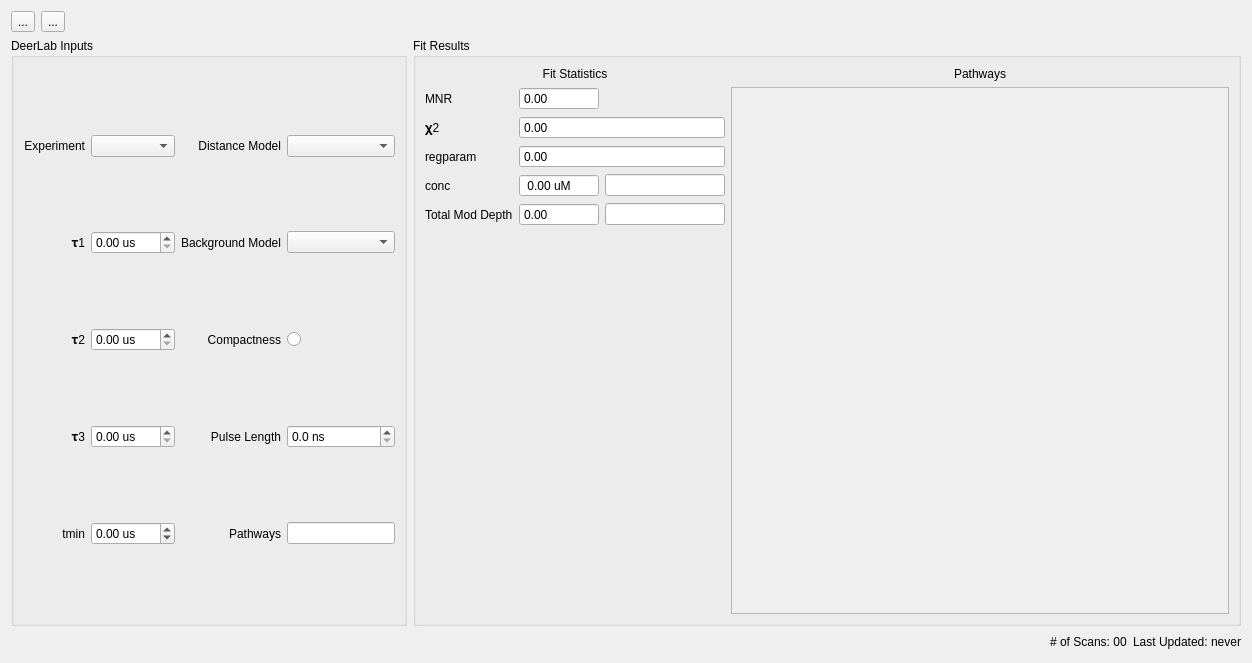
<?xml version="1.0" encoding="UTF-8"?>
<ui version="4.0">
 <class>MainLayout</class>
 <widget class="QWidget" name="MainLayout">
  <property name="geometry">
   <rect>
    <x>0</x>
    <y>0</y>
    <width>1252</width>
    <height>663</height>
   </rect>
  </property>
  <property name="windowTitle">
   <string>Form</string>
  </property>
  <layout class="QVBoxLayout" name="verticalLayout" stretch="0,0,1,0">
   <item>
    <layout class="QHBoxLayout" name="horizontalLayout_2">
     <item>
      <widget class="QToolButton" name="Loadfile">
       <property name="text">
        <string>...</string>
       </property>
      </widget>
     </item>
     <item>
      <widget class="QToolButton" name="Refresh_analysis">
       <property name="text">
        <string>...</string>
       </property>
      </widget>
     </item>
     <item>
      <spacer name="horizontalSpacer">
       <property name="orientation">
        <enum>Qt::Horizontal</enum>
       </property>
       <property name="sizeHint" stdset="0">
        <size>
         <width>40</width>
         <height>20</height>
        </size>
       </property>
      </spacer>
     </item>
    </layout>
   </item>
   <item>
    <layout class="QHBoxLayout" name="horizontalLayout">
     <item>
      <widget class="QGroupBox" name="groupBox">
       <property name="title">
        <string>DeerLab Inputs</string>
       </property>
       <layout class="QGridLayout" name="gridLayout">
        <item row="0" column="0">
         <widget class="QLabel" name="label">
          <property name="text">
           <string>Experiment</string>
          </property>
          <property name="alignment">
           <set>Qt::AlignRight|Qt::AlignTrailing|Qt::AlignVCenter</set>
          </property>
         </widget>
        </item>
        <item row="3" column="0">
         <widget class="QLabel" name="label_2">
          <property name="text">
           <string>𝛕1</string>
          </property>
          <property name="alignment">
           <set>Qt::AlignRight|Qt::AlignTrailing|Qt::AlignVCenter</set>
          </property>
         </widget>
        </item>
        <item row="5" column="0">
         <widget class="QLabel" name="label_4">
          <property name="text">
           <string>𝛕3</string>
          </property>
          <property name="alignment">
           <set>Qt::AlignRight|Qt::AlignTrailing|Qt::AlignVCenter</set>
          </property>
         </widget>
        </item>
        <item row="3" column="1">
         <widget class="QDoubleSpinBox" name="Tau1doubleSpinBox">
          <property name="suffix">
           <string> us</string>
          </property>
          <property name="singleStep">
           <double>0.250000000000000</double>
          </property>
         </widget>
        </item>
        <item row="0" column="3">
         <widget class="QComboBox" name="DistancecomboBox"/>
        </item>
        <item row="3" column="3">
         <widget class="QComboBox" name="BackgroundcomboBox"/>
        </item>
        <item row="4" column="1">
         <widget class="QDoubleSpinBox" name="Tau2doubleSpinBox">
          <property name="suffix">
           <string> us</string>
          </property>
          <property name="singleStep">
           <double>0.250000000000000</double>
          </property>
         </widget>
        </item>
        <item row="4" column="3">
         <widget class="QRadioButton" name="CompactnessradioButton">
          <property name="text">
           <string/>
          </property>
         </widget>
        </item>
        <item row="0" column="1">
         <widget class="QComboBox" name="ExperimentcomboBox"/>
        </item>
        <item row="3" column="2">
         <widget class="QLabel" name="label_8">
          <property name="text">
           <string>Background Model</string>
          </property>
         </widget>
        </item>
        <item row="6" column="2">
         <widget class="QLabel" name="label_10">
          <property name="text">
           <string>Pathways</string>
          </property>
          <property name="alignment">
           <set>Qt::AlignRight|Qt::AlignTrailing|Qt::AlignVCenter</set>
          </property>
         </widget>
        </item>
        <item row="5" column="2">
         <widget class="QLabel" name="label_7">
          <property name="text">
           <string>Pulse Length</string>
          </property>
          <property name="alignment">
           <set>Qt::AlignRight|Qt::AlignTrailing|Qt::AlignVCenter</set>
          </property>
         </widget>
        </item>
        <item row="5" column="3">
         <widget class="QDoubleSpinBox" name="PulseLengthdoubleSpinBox">
          <property name="suffix">
           <string> ns</string>
          </property>
          <property name="decimals">
           <number>1</number>
          </property>
          <property name="maximum">
           <double>512.000000000000000</double>
          </property>
          <property name="value">
           <double>0.000000000000000</double>
          </property>
         </widget>
        </item>
        <item row="5" column="1">
         <widget class="QDoubleSpinBox" name="Tau3doubleSpinBox">
          <property name="suffix">
           <string> us</string>
          </property>
          <property name="singleStep">
           <double>0.100000000000000</double>
          </property>
         </widget>
        </item>
        <item row="4" column="2">
         <widget class="QLabel" name="label_6">
          <property name="text">
           <string>Compactness</string>
          </property>
          <property name="alignment">
           <set>Qt::AlignRight|Qt::AlignTrailing|Qt::AlignVCenter</set>
          </property>
         </widget>
        </item>
        <item row="0" column="2">
         <widget class="QLabel" name="label_5">
          <property name="text">
           <string>Distance Model</string>
          </property>
          <property name="alignment">
           <set>Qt::AlignRight|Qt::AlignTrailing|Qt::AlignVCenter</set>
          </property>
         </widget>
        </item>
        <item row="6" column="0">
         <widget class="QLabel" name="label_9">
          <property name="text">
           <string>tmin</string>
          </property>
          <property name="alignment">
           <set>Qt::AlignRight|Qt::AlignTrailing|Qt::AlignVCenter</set>
          </property>
         </widget>
        </item>
        <item row="6" column="3">
         <widget class="QLineEdit" name="PathwayslineEdit">
          <property name="sizePolicy">
           <sizepolicy hsizetype="Preferred" vsizetype="Fixed">
            <horstretch>0</horstretch>
            <verstretch>0</verstretch>
           </sizepolicy>
          </property>
         </widget>
        </item>
        <item row="6" column="1">
         <widget class="QDoubleSpinBox" name="tmindoubleSpinBox">
          <property name="suffix">
           <string> us</string>
          </property>
          <property name="minimum">
           <double>-100.000000000000000</double>
          </property>
          <property name="maximum">
           <double>100.000000000000000</double>
          </property>
          <property name="singleStep">
           <double>0.100000000000000</double>
          </property>
         </widget>
        </item>
        <item row="4" column="0">
         <widget class="QLabel" name="label_3">
          <property name="text">
           <string>𝛕2</string>
          </property>
          <property name="alignment">
           <set>Qt::AlignRight|Qt::AlignTrailing|Qt::AlignVCenter</set>
          </property>
         </widget>
        </item>
       </layout>
      </widget>
     </item>
     <item>
      <widget class="QGroupBox" name="groupBox_2">
       <property name="title">
        <string>Fit Results</string>
       </property>
       <layout class="QGridLayout" name="gridLayout_2" columnstretch="1,2">
        <item row="1" column="1">
         <widget class="QScrollArea" name="Pathways">
          <property name="widgetResizable">
           <bool>true</bool>
          </property>
          <widget class="QWidget" name="scrollAreaWidgetContents">
           <property name="geometry">
            <rect>
             <x>0</x>
             <y>0</y>
             <width>378</width>
             <height>174</height>
            </rect>
           </property>
           <layout class="QVBoxLayout" name="verticalLayout_3">
            <item>
             <layout class="QGridLayout" name="Pathways_Box"/>
            </item>
           </layout>
          </widget>
         </widget>
        </item>
        <item row="1" column="0">
         <layout class="QFormLayout" name="formLayout">
          <item row="1" column="0">
           <widget class="QLabel" name="MNRLabel">
            <property name="text">
             <string>MNR</string>
            </property>
           </widget>
          </item>
          <item row="1" column="1">
           <widget class="QDoubleSpinBox" name="MNRDoubleSpinBox">
            <property name="sizePolicy">
             <sizepolicy hsizetype="Fixed" vsizetype="Fixed">
              <horstretch>0</horstretch>
              <verstretch>0</verstretch>
             </sizepolicy>
            </property>
            <property name="minimumSize">
             <size>
              <width>80</width>
              <height>0</height>
             </size>
            </property>
            <property name="readOnly">
             <bool>true</bool>
            </property>
            <property name="buttonSymbols">
             <enum>QAbstractSpinBox::NoButtons</enum>
            </property>
           </widget>
          </item>
          <item row="2" column="0">
           <widget class="QLabel" name="Chi2Label">
            <property name="text">
             <string>𝛘2</string>
            </property>
           </widget>
          </item>
          <item row="2" column="1">
           <widget class="QDoubleSpinBox" name="Chi2DoubleSpinBox">
            <property name="minimumSize">
             <size>
              <width>80</width>
              <height>0</height>
             </size>
            </property>
            <property name="readOnly">
             <bool>true</bool>
            </property>
            <property name="buttonSymbols">
             <enum>QAbstractSpinBox::NoButtons</enum>
            </property>
           </widget>
          </item>
          <item row="3" column="0">
           <widget class="QLabel" name="regparamLabel">
            <property name="text">
             <string>regparam</string>
            </property>
           </widget>
          </item>
          <item row="3" column="1">
           <widget class="QDoubleSpinBox" name="regparamDoubleSpinBox">
            <property name="minimumSize">
             <size>
              <width>80</width>
              <height>0</height>
             </size>
            </property>
            <property name="readOnly">
             <bool>true</bool>
            </property>
            <property name="buttonSymbols">
             <enum>QAbstractSpinBox::NoButtons</enum>
            </property>
           </widget>
          </item>
          <item row="4" column="0">
           <widget class="QLabel" name="label_13">
            <property name="text">
             <string>conc</string>
            </property>
           </widget>
          </item>
          <item row="4" column="1">
           <layout class="QHBoxLayout" name="horizontalLayout_6">
            <property name="sizeConstraint">
             <enum>QLayout::SetDefaultConstraint</enum>
            </property>
            <item>
             <widget class="QDoubleSpinBox" name="conc_value">
              <property name="minimumSize">
               <size>
                <width>80</width>
                <height>0</height>
               </size>
              </property>
              <property name="readOnly">
               <bool>true</bool>
              </property>
              <property name="buttonSymbols">
               <enum>QAbstractSpinBox::NoButtons</enum>
              </property>
              <property name="prefix">
               <string> </string>
              </property>
              <property name="suffix">
               <string> uM</string>
              </property>
              <property name="decimals">
               <number>2</number>
              </property>
              <property name="maximum">
               <double>10000.000000000000000</double>
              </property>
             </widget>
            </item>
            <item>
             <widget class="QLineEdit" name="conc_uncert">
              <property name="sizePolicy">
               <sizepolicy hsizetype="MinimumExpanding" vsizetype="Fixed">
                <horstretch>0</horstretch>
                <verstretch>0</verstretch>
               </sizepolicy>
              </property>
              <property name="minimumSize">
               <size>
                <width>120</width>
                <height>0</height>
               </size>
              </property>
              <property name="readOnly">
               <bool>true</bool>
              </property>
             </widget>
            </item>
           </layout>
          </item>
          <item row="5" column="0">
           <widget class="QLabel" name="label_14">
            <property name="text">
             <string>Total Mod Depth</string>
            </property>
           </widget>
          </item>
          <item row="5" column="1">
           <layout class="QHBoxLayout" name="horizontalLayout_7">
            <item>
             <widget class="QDoubleSpinBox" name="Total_mod_value">
              <property name="minimumSize">
               <size>
                <width>80</width>
                <height>0</height>
               </size>
              </property>
              <property name="readOnly">
               <bool>true</bool>
              </property>
              <property name="buttonSymbols">
               <enum>QAbstractSpinBox::NoButtons</enum>
              </property>
              <property name="maximum">
               <double>2.000000000000000</double>
              </property>
             </widget>
            </item>
            <item>
             <widget class="QLineEdit" name="Total_mod_uncert">
              <property name="sizePolicy">
               <sizepolicy hsizetype="MinimumExpanding" vsizetype="Fixed">
                <horstretch>0</horstretch>
                <verstretch>0</verstretch>
               </sizepolicy>
              </property>
              <property name="minimumSize">
               <size>
                <width>120</width>
                <height>0</height>
               </size>
              </property>
              <property name="readOnly">
               <bool>true</bool>
              </property>
             </widget>
            </item>
           </layout>
          </item>
         </layout>
        </item>
        <item row="0" column="0">
         <widget class="QLabel" name="label_11">
          <property name="sizePolicy">
           <sizepolicy hsizetype="Preferred" vsizetype="Fixed">
            <horstretch>0</horstretch>
            <verstretch>0</verstretch>
           </sizepolicy>
          </property>
          <property name="text">
           <string>Fit Statistics</string>
          </property>
          <property name="alignment">
           <set>Qt::AlignCenter</set>
          </property>
         </widget>
        </item>
        <item row="0" column="1">
         <widget class="QLabel" name="label_12">
          <property name="text">
           <string>Pathways</string>
          </property>
          <property name="alignment">
           <set>Qt::AlignCenter</set>
          </property>
         </widget>
        </item>
       </layout>
      </widget>
     </item>
    </layout>
   </item>
   <item>
    <layout class="QVBoxLayout" name="Plot_layout">
     <property name="sizeConstraint">
      <enum>QLayout::SetMinimumSize</enum>
     </property>
    </layout>
   </item>
   <item>
    <layout class="QHBoxLayout" name="horizontalLayout_3">
     <item>
      <spacer name="horizontalSpacer_2">
       <property name="orientation">
        <enum>Qt::Horizontal</enum>
       </property>
       <property name="sizeHint" stdset="0">
        <size>
         <width>40</width>
         <height>20</height>
        </size>
       </property>
      </spacer>
     </item>
     <item>
      <widget class="QLabel" name="num_scans">
       <property name="text">
        <string># of Scans: 00</string>
       </property>
      </widget>
     </item>
     <item>
      <widget class="QLabel" name="Last_updated">
       <property name="text">
        <string>Last Updated: never</string>
       </property>
      </widget>
     </item>
    </layout>
   </item>
  </layout>
 </widget>
 <resources/>
 <connections/>
</ui>
